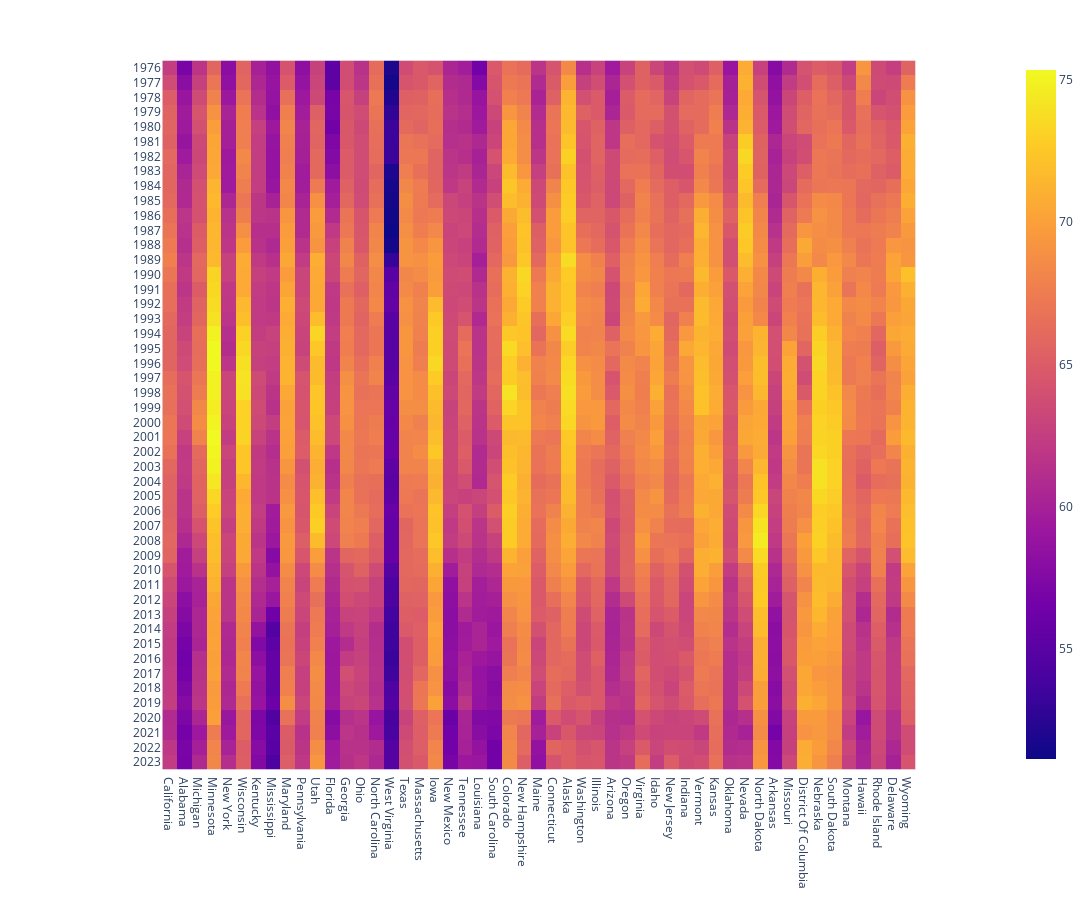

Write notebook code for a chart like this one.
### Code cell
px.imshow(yearly_par_df, height = 900, width =1500)

### Figure 1 — Plotly figure (JSON) as saved in the notebook; plotly's stock layout.template omitted (floating-point values rounded to 4 significant figures; data arrays with more than 128 entries replaced by an {"elided": "..."} marker saying what was removed)
{"data": [{"coloraxis": "coloraxis", "hovertemplate": "x: %{x}<br>y: %{y}<br>color: %{z}<extra></extra>", "name": "0", "type": "heatmap", "x": ["California", "Alabama", "Michigan", "Minnesota", "New York", "Wisconsin", "Kentucky", "Mississippi", "Maryland", "Pennsylvania", "Utah", "Florida", "Georgia", "Ohio", "North Carolina", "West Virginia", "Texas", "Massachusetts", "Iowa", "New Mexico", "Tennessee", "Louisiana", "South Carolina", "Colorado", "New Hampshire", "Maine", "Connecticut", "Alaska", "Washington", "Illinois", "Arizona", "Oregon", "Virginia", "Idaho", "New Jersey", "Indiana", "Vermont", "Kansas", "Oklahoma", "Nevada", "North Dakota", "Arkansas", "Missouri", "District Of Columbia", "Nebraska", "South Dakota", "Montana", "Hawaii", "Rhode Island", "Delaware", "Wyoming"], "xaxis": "x", "y": ["1976", "1977", "1978", "1979", "1980", "1981", "1982", "1983", "1984", "1985", "1986", "1987", "1988", "1989", "1990", "1991", "1992", "1993", "1994", "1995", "1996", "1997", "1998", "1999", "2000", "2001", "2002", "2003", "2004", "2005", "2006", "2007", "2008", "2009", "2010", "2011", "2012", "2013", "2014", "2015", "2016", "2017", "2018", "2019", "2020", "2021", "2022", "2023"], "yaxis": "y", "z": {"elided": "48x51 float values"}}], "layout": {"coloraxis": {"colorscale": [[0, "#0d0887"], [0.1111, "#46039f"], [0.2222, "#7201a8"], [0.3333, "#9c179e"], [0.4444, "#bd3786"], [0.5556, "#d8576b"], [0.6667, "#ed7953"], [0.7778, "#fb9f3a"], [0.8889, "#fdca26"], [1, "#f0f921"]]}, "height": 900, "margin": {"t": 60}, "width": 1500, "xaxis": {"anchor": "y", "constrain": "domain", "domain": [0, 1], "scaleanchor": "y"}, "yaxis": {"anchor": "x", "autorange": "reversed", "constrain": "domain", "domain": [0, 1]}}}
